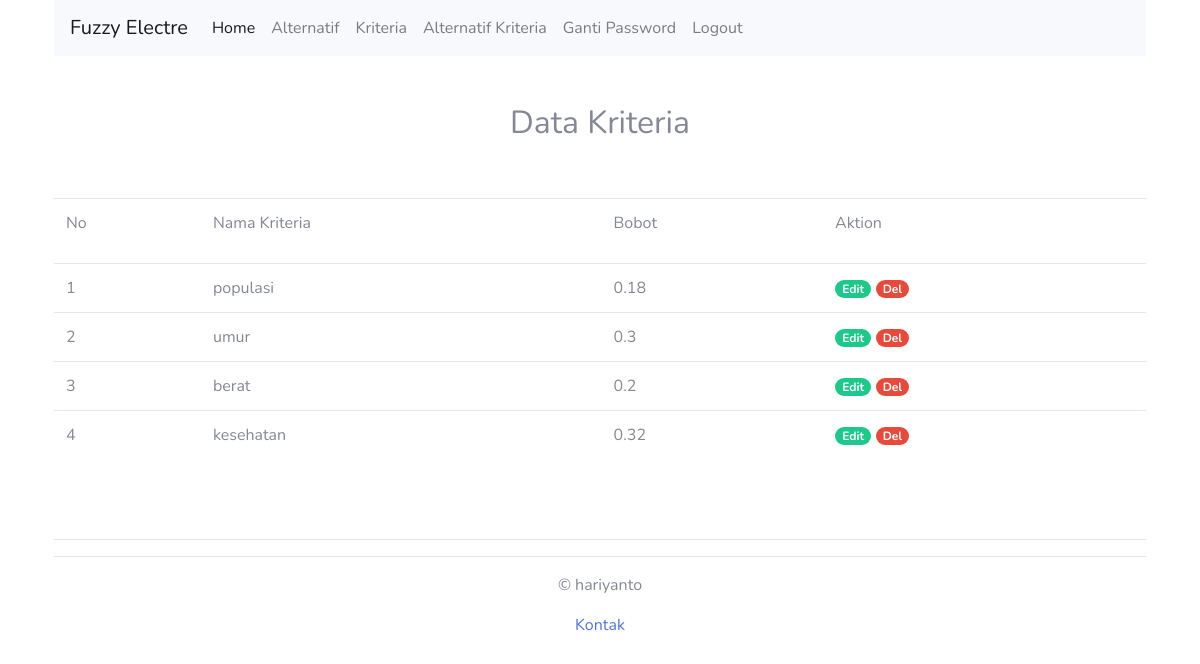
/kriteria.php (signed in), run on the app's committed database.
### tables this page shows
CREATE TABLE `kriteria` (
  `id_kriteria` int(11) NOT NULL,
  `nama_kriteria` varchar(100) DEFAULT NULL,
  `bobot` double DEFAULT NULL
);

### kriteria.php (the view, shortened to what this page needs)
<?php
  include("koneksi.php");
  require("header_login.php");
?>
<br><br>
<h2 class= "text-center">Data Kriteria</h2>
<br><br>
<table class="table table-hover">
        <tr>
          <td>No</td>
          <td >Nama Kriteria</td>
          <td >Bobot</td>
          <td ><p>Aktion</p></td>
        </tr>
        <?php
			$querykriteria = mysqli_query($db, "SELECT * FROM kriteria ORDER BY id_kriteria");
			while ($datakriteria = mysqli_fetch_array($querykriteria))
			{
		?>
        <tr>
          <td><?php echo $datakriteria['id_kriteria']; ?></td>
          <td><?php echo $datakriteria['nama_kriteria']; ?></td>
          <td><?php echo $datakriteria['bobot']; ?></td>
          <td><a class="badge badge-pill badge-success" href="edit-kriteria.php?id_kriteria=<?php echo $datakriteria['id_kriteria']; ?>">Edit</a> <a class="badge badge-pill badge-danger" href="del-kriteria.php?id_kriteria=<?php echo $datakriteria['id_kriteria']; ?>">Del</a></td>
        </tr>
        <?php
			}
		?>
      </table>
<?php
require("footer.php");
?>

### data on the page
kriteria: id_kriteria "1", nama_kriteria "populasi", bobot "0.18"
kriteria: id_kriteria "2", nama_kriteria "umur", bobot "0.3"
kriteria: id_kriteria "3", nama_kriteria "berat", bobot "0.2"
kriteria: id_kriteria "4", nama_kriteria "kesehatan", bobot "0.32"
